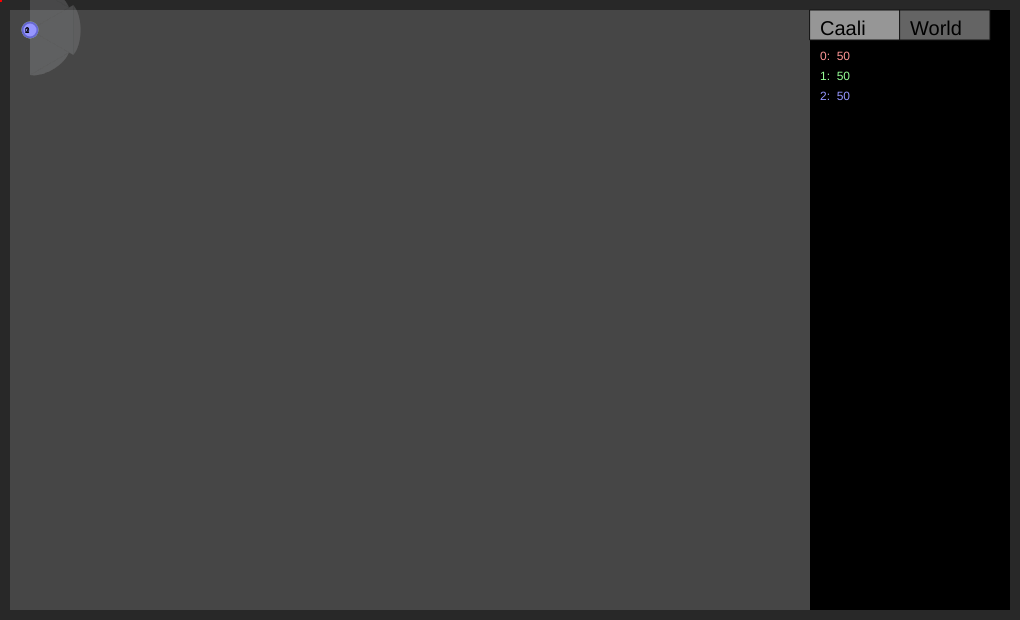
Frame 1 (no input)
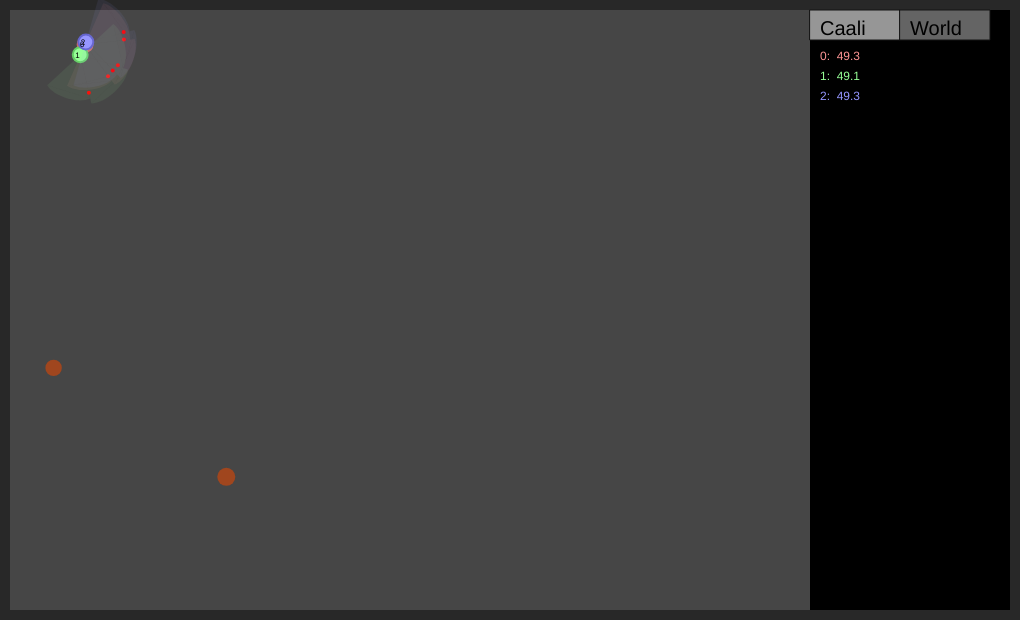
Frame 60 (no input)
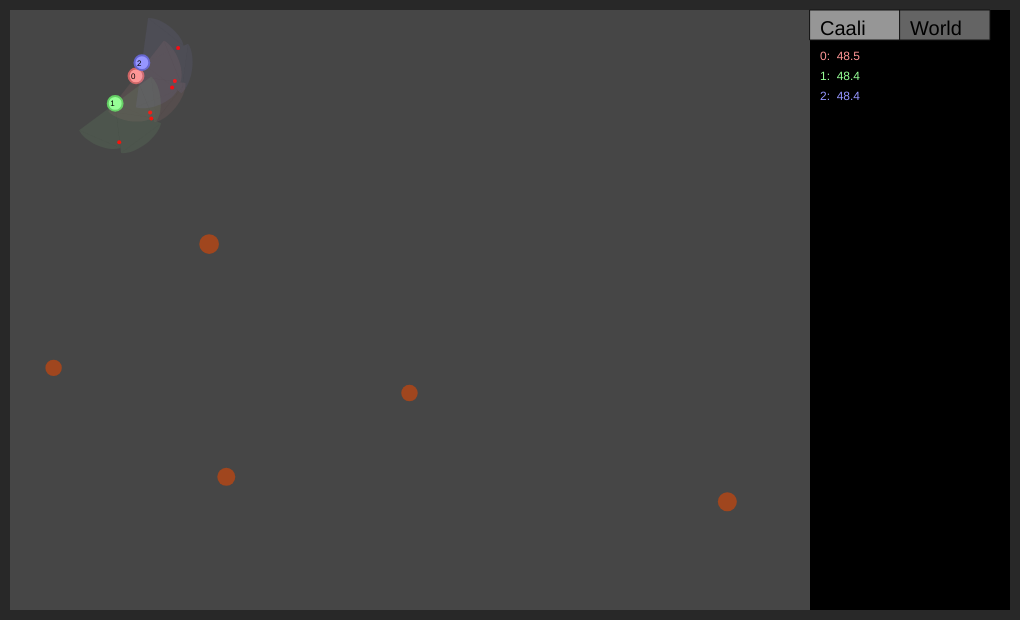
Frame 120 (the mouse pressed at the canvas centre since frame 60)

The p5.js sketch that drew these frames (run headless with seeded random() and noise() and a simulated clock; from frame 60 on, the mouse is pressed at the canvas centre):

// p5.js sketch
// ── sketch.js
var border = 10;
var width = 1000;
var height = 600;
var cubes = [];
var caali = [];
var foods = [];
var gridCellSizeBase = 60;
var foodGrid = [];
var foodGridEmpty = [];
var cubeCount = 0;
var nutrition = 0.2;
var foodCount = 60;
var passiveConsumption = 0.001;
var activeConsumption = 0.01;
var worldScale = 1;
var mutationFactor = 1;
var timescale = 1;
var foodRespawnRate = 0.05;
var i;
var j;
var k, time = 0, foodTimer = 0, menu, worldScalePrev, checkbox, drawStuff = true;
var selectedCaalis;
var menuMode = 1;   //menuMode 0 - inspect and control one selected caalis
                    //menuMode 1 - show all caalis's nutrient values/age/stuff
                    //menuMode 2 - access global variables nutr, timescale, foodcount etc.
var sliders = [];
function setup() {
    
    createCanvas(1000 + 2 * border, 600 + 2 * border);
    frameRate(60);
//    randomSeed(1234);
    sliders[0] = createSlider(0,3,0,0.1);
    sliders[0].position(810,70);
    sliders[0].style('width', '195px');
    sliders[0].style('visibility', 'hidden');
    sliders[1] = createSlider(0,2,0.2,0.05);
    sliders[1].position(810,120);
    sliders[1].style('width', '195px');
    sliders[1].style('visibility', 'hidden');
    sliders[2] = createSlider(0,40,1,0.1);
    sliders[2].position(810,170);
    sliders[2].style('width', '195px');
    sliders[2].style('visibility', 'hidden');
    sliders[3] = createSlider(0,100,60,1);
    sliders[3].position(810,220);
    sliders[3].style('width', '195px');
    sliders[3].style('visibility', 'hidden');
    sliders[4] = createSlider(0,0.5,0.05,0.01);
    sliders[4].position(810,270);
    sliders[4].style('width', '195px');
    sliders[4].style('visibility', 'hidden');
    sliders[5] = createSlider(0,0.01,0.001,0.0002);
    sliders[5].position(810,320);
    sliders[5].style('width', '195px');
    sliders[5].style('visibility', 'hidden');
    sliders[6] = createSlider(0,0.1,0.01,0.001);
    sliders[6].position(810,370);
    sliders[6].style('width', '195px');
    sliders[6].style('visibility', 'hidden');
    sliders[7] = createSlider(0,0.9,0,0.1);
    sliders[7].position(810,420);
    sliders[7].style('width', '195px');
    sliders[7].style('visibility', 'hidden');
    
    checkbox = createCheckbox('sim mode', false);
    checkbox.changed(myCheckedEvent);
//    cubes[0] = new Cube();
//    cubes[0].x = 60 + border;
//    cubes[0].y = 100 + border;
//    cubes[0].w = 20;
//    cubes[0].h = 200
//    cubes[1] = new Cube();
//    cubes[1].x = 150 + border;
//    cubes[1].y = 280 + border;
//    cubes[1].w = 300;
//    cubes[1].h = 20;
//    cubes[2] = new Cube();
//    cubes[2].x = 350 + border;
//    cubes[2].y = 200 + border;
//    cubes[2].w = 20;
//    cubes[2].h = 400
//    cubes[3] = new Cube();
//    cubes[3].x = 200 + border;
//    cubes[3].y = 500 + border;
//    cubes[3].w = 400;
//    cubes[3].h = 40;
    
    for (i=0; i<3; i++) {
        caali[i] = new Caalis();
    }
    caali[0].r = 255;
    caali[0].g = 150;
    caali[0].b = 150;
    caali[1].r = 150;
    caali[1].g = 255;
    caali[1].b = 150;
    caali[2].r = 150;
    caali[2].g = 150;
    caali[2].b = 255;
    
//    for (i = 0; i < foodCount; i++){
//        foods[i] = new Food();
//        foods[i].j = i;
//        foods[i].x = random(border + foods[i].size, 800 + border - foods[i].size);
//        foods[i].y = random(border + foods[i].size, 600 + border - foods[i].size);
//        foods[i].updateGrid();
//    }
    menu = new Menu();
    
    calculateFoodGrid();
}

function draw() {
    time += timescale;
    noStroke();
    background(70);
    fill(0);
    rect(800 + border, border, 200, 600);
    fill(40);
    rect(0, 0, 1000 + 2 * border,border);
    rect(0, 600+border,1000 + 2 * border, border);
    rect(0, border, border, 600);
    rect(1000 + border, border, border, 600);
    
//    for (i = 0; i < cubeCount; i++) {
//        cubes[i].draw();
//    }
//    
    
    while (time > 1) {
        foodTimer += foodRespawnRate;
        while (foodTimer > 1 && foods.length < foodCount) {
            var newFood = new Food();
            newFood.x = random(border + newFood.size, 800 + border - newFood.size);
            newFood.y = random(border + newFood.size, 600 + border - newFood.size);
            newFood.updateGrid();
            foods.push(newFood);
            foodTimer--;
        }
        
        for(var l = 0; l < foods.length; l++) {
            foods[l].j = l;
        }


        for (i = 0; i < caali.length; i++) {
            caali[i].see();
            caali[i].think();
            caali[i].update();
        }
        time--;
    }

    
   if(drawStuff) {
        for (i = 0; i < caali.length; i++) {
            caali[i].draw();
        }

        foods.forEach (function (food) {
            food.draw();
        });
       menu.draw();
   }
    mutationFactor = sliders[0].value();
            nutrition = sliders[1].value();
            timescale = Math.pow(sliders[2].value(), 2);
            foodCount = sliders[3].value() / worldScale / worldScale;
            foodRespawnRate = sliders[4].value() / worldScale / worldScale;
            passiveConsumption = sliders[5].value();
            activeConsumption = sliders[6].value();
            worldScale = 1 - sliders[7].value();

    if(worldScale != worldScalePrev) {
        calculateFoodGrid();
        for(var q = 0; q < foods.length; q++) {
            foods[q].updateGrid();
        }
    }
   
    worldScalePrev = worldScale;
}

function Caalis() {
    this.x = 30;
    this.y = 30;
    this.r = 255;
    this.g = 255;
    this.b = 255;
    this.generation = 0;
    this.rot = 0;
    this.speed = 1;
    this.rotspeed = 3;
    this.state = 0;
    this.randomturn = 0;
    this.stateDecay = 0;
    this.energy = 50;
    this.fovs = [];
    this.age = 0;
    this.col = 0;
    this.row = 0;
    
    this.randomTurnFactor = 0.3;
    this.sprintFactor = 2;
    this.sprintTurnFactor = 1;
    this.splitMass = 100;
    
    this.fovs[0] = new FOV(this);
    this.fovs[0].centerAngle = 0;
    this.fovs[0].width = 60;
    this.fovs[0].range = 50;
    
    this.fovs[1] = new FOV(this);
    this.fovs[1].centerAngle = 60;
    this.fovs[1].width = 60;
    this.fovs[1].range = 45;
    
    this.fovs[2] = new FOV(this);
    this.fovs[2].centerAngle = -60;
    this.fovs[2].width = 60;
    this.fovs[2].range = 45;
    
    this.eyes = [];
    this.eyes[0] = new Eye();
    this.eyes[0].offset = 40;
    this.eyes[0].rotoffset = 30;
    
    this.eyes[1] = new Eye();
    this.eyes[1].offset = 40;
    this.eyes[1].rotoffset = -30;
 
    this.think = function () {
        if (this.state == 0) {                                          //State 0: Standart wandering behaviour
            if (this.eyes[0].seeswall && !this.eyes[1].seeswall) {
                this.turn(-this.rotspeed);
                this.move(this.speed * 0.1 * worldScale);
                this.randomturn = random(-this.rotspeed*this.randomTurnFactor, 0);
            }
            else if (this.eyes[1].seeswall && !this.eyes[0].seeswall) {
                this.turn(this.rotspeed);
                this.move(this.speed * 0.1 * worldScale);
                this.randomturn = random(0, this.rotspeed*this.randomTurnFactor);
            }
            else if (this.eyes[0].seeswall && this.eyes[1].seeswall){
                if (random(-1,1) > 0) {
                    this.state = 1;
                }
                else {
                    this.state = 2;
                }
            }
            
            else if (this.fovs[1].foodCount > this.fovs[0].foodCount && this.fovs[1].foodCount > this.fovs[2].foodCount) {
                this.turn(this.rotspeed * this.sprintTurnFactor);
                this.randomturn = 0;
                this.move(this.speed*this.sprintFactor * worldScale);
//                this.state = 3;
//                this.stateDecay = 20;
            }
            else if (this.fovs[0].foodCount > this.fovs[1].foodCount && this.fovs[0].foodCount > this.fovs[2].foodCount) {
                this.randomturn = 0;
                this.move(this.speed * this.sprintFactor * worldScale);
//                this.state = 3;
//                this.stateDecay = 20;
            }
            else if (this.fovs[2].foodCount > this.fovs[0].foodCount && this.fovs[2].foodCount > this.fovs[1].foodCount) {
                this.turn(-this.rotspeed * this.sprintTurnFactor);
                this.randomturn = 0;
                this.move(this.speed * this.sprintFactor * worldScale);
//                this.state = 3;
//                this.stateDecay = 20;
            }
            
            else {
                this.move(this.speed * worldScale);
                if (random(0,1) < 0.01) {
                    this.randomturn = random (-this.rotspeed * this.randomTurnFactor, this.rotspeed * this.randomTurnFactor);
                }
                this.turn(this.randomturn);
            }
        }
        
        
        else if (this.state == 1) {                                 //State 1: Turn left until no wall seen
            if (this.eyes[0].seeswall || this.eyes[1].seeswall) {
                this.turn(this.rotspeed);
            }
            else {
                this.state = 0;
            }
        }
        
        
        else if (this.state == 2) {                                 //State 2: Turn right until no wall seen
            if (this.eyes[0].seeswall || this.eyes[1].seeswall) {
                this.turn(-this.rotspeed);
            }
            else {
                this.state = 0;
            }
        }
        
        
//        else if (this.state == 3) {                                 //State 3: Run for food until stateDecay==0
//            if (this.eyes[0].seesfood && !this.eyes[1].seesfood) {
//                this.turn(this.rotspeed);
//            }
//            else if (this.eyes[1].seesfood && !this.eyes[0].seesfood) {
//                this.turn(-this.rotspeed);
//            }
//            this.randomturn = 0;
//            this.move(this.speed*2);
//            this.stateDecay--;
//            if (this.stateDecay == 0 || this.eyes[0].seeswall || this.eyes[1].seeswall) {
//                this.state = 0;
//            }
//            
//        }
        
        else if (this.state == 4) {     
            this.stateDecay--;
            if (this.stateDecay == 0) {
                this.state = 0;
                this.split();
            }
        }
    }
    
    this.see = function () {
        for (k = 0; k < this.eyes.length; k++) {
            this.eyes[k].x = this.x + Math.cos(radians(this.rot + this.eyes[k].rotoffset)) * this.eyes[k].offset * worldScale;
            this.eyes[k].y = this.y + Math.sin(radians(this.rot + this.eyes[k].rotoffset)) * this.eyes[k].offset * worldScale;
            this.eyes[k].see();
        }
        for (k = 0; k < this.fovs.length; k++) {
            this.fovs[k].see();
        }
    }
    
    this.draw = function () {
        
        //fill(90, 220, 130);
        fill(this.r, this.g, this.b);
        stroke(this.r - 50, this.g - 50, this.b - 50);
        strokeWeight(2);
        ellipse(this.x, this.y, (this.energy + 100) / 10 * worldScale);
        noStroke();
        for (k = 0; k < this.eyes.length; k++) {
            fill(255, 0, 0);

            if (this.eyes[k].seeswall) {
                fill(0, 255, 0);
            }  
//            if (this.eyes[k].seesfood) {
//                fill(0, 0, 255);
//            }

            ellipse(this.eyes[k].x, this.eyes[k].y, 4 * worldScale);
        }
        for (k = 0; k < this.fovs.length; k++) {
            this.fovs[k].draw();
        }
    }
    
    this.move = function (spd) {
        this.x += Math.cos(radians(this.rot)) * spd;
        this.y += Math.sin(radians(this.rot)) * spd;
        this.energy-=Math.pow(Math.abs(spd), 1.1) * activeConsumption;
    }
    
    this.turn = function (rotspd) {
        this.rot += rotspd;
        this.energy-=Math.abs(rotspd) * activeConsumption / 2;
        if (this.rot >= 360) {
            this.rot -= 360;
        }
        else if (this.rot < 0) {
            this.rot += 360;
        }
    }
    
    this.update = function () {
        this.age += 1/60;
        this.col = floor(this.x / (gridCellSizeBase*worldScale));
        this.row = floor(this.y / (gridCellSizeBase*worldScale));
        //console.log(foodGrid);
        for(var q = -1; q <= 1; q++) {
            for(var w = -1; w <= 1; w++) {
                if(foodGrid[this.col+q] instanceof Array) {
                    for(var e = foodGrid[this.col+q][this.row+w].length-1; e >= 0; e--) {
                        var fd = foodGrid[this.col+q][this.row+w][e];
                        //console.log(fd);
                        if (distSq(this.x, this.y, fd.x, fd.y) < (fd.size*0.5*worldScale+ (this.energy + 100)* worldScale/20)*(fd.size*0.5*worldScale+ (this.energy + 100)* worldScale/20)) {
                            this.energy += fd.size * nutrition;
                            fd.respawn();  
                            for(var p = 0; p < foods.length; p++) {
                                foods[p].j = p;
                            }
                            //console.log("SPLICED", coll+q, roww+w, e);
                            foodGrid[this.col+q][this.row+w].splice(e,1);                                                //Food eating energy gain
                            if (this.energy > this.splitMass) {                              // Splitting behaviour
                                this.stateDecay = 60;
                                this.state = 4;
                            }
                        }
                    }
                }
            }
        }
        
//        
//        for (j = 0; j < foods.length; j++) {
//            if (distSq(this.x, this.y, foods[j].x, foods[j].y) < (foods[j].size*0.5*worldScale+ (this.energy + 100)* worldScale/20)*(foods[j].size*0.5*worldScale+ (this.energy + 100)* worldScale/20)) {
//                this.energy += foods[j].size * nutrition;
//                foods[j].respawn();                                 //Food eating energy gain
//                if (this.energy > this.splitMass) {                              // Splitting behaviour
//                    this.stateDecay = 60;
//                    this.state = 4;
//                }
//            }
//        }
        
        
        this.energy -= passiveConsumption;
        
        if (this.energy <= 0) {
            if (this == selectedCaalis && menuMode == 0) {
                menuMode = 1;
            }
            caali.splice(i, 1);
            if (i == caali.length && i != 0) {
                i--;
            }
        }
    }
    
    this.split = function () {
        this.child = new Caalis();
        this.child.energy = this.energy / 2;
        this.child.x = this.x;
        this.child.y = this.y;
        this.child.speed = this.speed + random(-0.1, 0.1) * mutationFactor;
        this.child.rotspeed = this.rotspeed + random(-0.1, 0.1) * mutationFactor;
        this.child.eyes[0].offset = this.eyes[0].offset + random(-1, 1) * mutationFactor;
        this.child.eyes[1].offset = this.eyes[1].offset + random(-1, 1) * mutationFactor;
        this.child.eyes[0].rotoffset = this.eyes[0].rotoffset + random(-2,2) * mutationFactor;
        this.child.eyes[1].rotoffset = this.eyes[1].rotoffset + random(-2,2) * mutationFactor;
        this.child.fovs[0].range = this.fovs[0].range + random(-1,1) * mutationFactor;
        this.child.fovs[0].centerAngle = this.fovs[0].centerAngle + random(-1, 1) * mutationFactor;
        this.child.fovs[0].width = this.fovs[0].width + random(-1, 1) * mutationFactor;
        this.child.fovs[1].range = this.fovs[1].range + random(-1,1) * mutationFactor;
        this.child.fovs[1].centerAngle = this.fovs[1].centerAngle + random(-1, 1) * mutationFactor;
        this.child.fovs[1].width = this.fovs[1].width + random(-1, 1) * mutationFactor;
        this.child.fovs[2].range = this.fovs[2].range + random(-1,1) * mutationFactor;
        this.child.fovs[2].centerAngle = this.fovs[2].centerAngle + random(-1, 1) * mutationFactor;
        this.child.fovs[2].width = this.fovs[2].width + random(-1, 1) * mutationFactor;
        this.child.r = Math.max(Math.min(this.r + random(-15,15) * mutationFactor, 255), 0);
        this.child.g = Math.max(Math.min(this.g + random(-15,15) * mutationFactor, 255), 0);
        this.child.b = Math.max(Math.min(this.b + random(-15,15) * mutationFactor, 255), 0);
        this.child.rot = this.rot + 180;
        this.child.randomTurnFactor = this.randomTurnFactor + random(-0.015, 0,015) * mutationFactor;
        this.child.sprintFactor = this.sprintFactor + random(-0.05, 0.05) * mutationFactor;
        this.child.sprintTurnFactor = this.sprintTurnFactor + random(-0.05, 0.05) * mutationFactor;
        this.child.splitMass = this.splitMass + random(-2, 2) * mutationFactor;
        this.child.generation = this.generation + 1;
        caali.push(this.child);
        this.energy /= 2;
    }
}

function Cube() {
    
    this.x = 200;
    this.y = 200;
    this.w = 100;
    this.h = 100;
    this.draw = function () {
        fill(200);
        rect(this.x - this.w / 2, this.y - this.h / 2, this.w, this.h);
    }
}

function Food() {
    this.x = 300;
    this.y = 350;
    this.j = 0;
    this.size = 16 + random(0, 4);
    
    this.draw = function () {
        fill(160, 70, 30);
        ellipse(this.x, this.y, this.size * worldScale);
    }
    
    this.respawn = function () {
//        this.x = random(border + this.size, 600 + border - this.size);
//        this.y = random(border + this.size, 600 + border - this.size);
        //console.log("FOOD NR ", this.j);
        foods.splice(this.j, 1);
    }
    
    this.updateGrid = function () {
        var coll = floor(this.x / (gridCellSizeBase*worldScale));
        var roww = floor(this.y / (gridCellSizeBase*worldScale));
        //console.log(coll, roww, foodGrid);
        foodGrid[coll][roww].push(this);
    }
}

function Eye() {
    this.x = 0;
    this.y = 0;
    this.offset = 10;
    this.rotoffset = 0;
    this.seeswall = false;
    this.seesfood = false;
    
    this.see = function () {
        
        this.seeswall = false;
        this.seesfood = false;
        for (j = 0; j < cubeCount; j++) {
            if (Math.abs(cubes[j].x - this.x) < cubes[j].w / 2 + 2 && Math.abs(cubes[j].y - this.y) < cubes[j].h / 2 + 2) {
                this.seeswall = true;
                break;
            }
        }
        
        
        if (!this.seeswall && (this.x < border + 2 || this.x > 800 + border - 2 || this.y < border + 2 || this.y > height - border - 2)) {
            this.seeswall = true;
        }
    }
}

function FOV(owner) {
    this.centerAngle = 0;
    this.range = 50;
    this.curviness = 1.1;
    this.width = 60;
    this.owner = owner;
    this.foodCount = 0;
    
    this.draw = function () {
        fill(this.owner.r, this.owner.g, this.owner.b, 20);
        noStroke();
        beginShape();
        //vertex(this.owner.x, this.owner.y);
        vertex(this.owner.x + Math.cos(radians(this.owner.rot + this.width / 2 + this.centerAngle)) * this.range * worldScale,
               this.owner.y + Math.sin(radians(this.owner.rot + this.width / 2 + this.centerAngle)) * this.range * worldScale);
        bezierVertex(this.owner.x + Math.cos(radians(this.owner.rot + this.width / 4 + this.centerAngle)) * this.range * worldScale * this.curviness,
                    this.owner.y + Math.sin(radians(this.owner.rot + this.width / 4 + this.centerAngle)) * this.range * worldScale * this.curviness,
                    this.owner.x + Math.cos(radians(this.owner.rot - this.width / 4 + this.centerAngle)) * this.range * worldScale * this.curviness,
                    this.owner.y + Math.sin(radians(this.owner.rot - this.width / 4 + this.centerAngle)) * this.range * worldScale * this.curviness,
                    this.owner.x + Math.cos(radians(this.owner.rot - this.width / 2 + this.centerAngle)) * this.range * worldScale,
                    this.owner.y + Math.sin(radians(this.owner.rot - this.width / 2 + this.centerAngle)) * this.range * worldScale);
        //vertex(this.owner.x, this.owner.y);
        endShape();
        triangle(this.owner.x, this.owner.y,
                this.owner.x + Math.cos(radians(this.owner.rot + this.width / 2 + this.centerAngle)) * this.range * worldScale,
                this.owner.y + Math.sin(radians(this.owner.rot + this.width / 2 + this.centerAngle)) * this.range * worldScale,
                this.owner.x + Math.cos(radians(this.owner.rot - this.width / 2 + this.centerAngle)) * this.range * worldScale,
                this.owner.y + Math.sin(radians(this.owner.rot - this.width / 2 + this.centerAngle)) * this.range * worldScale);
    }
    
//    this.see = function () {
//        this.foodCount = 0;
//        for (var kaqs = 0; kaqs < foods.length; kaqs++) {
//            if (distSq(this.owner.x, this.owner.y, foods[kaqs].x, foods[kaqs].y) <= this.range*this.range * worldScale*worldScale) {
//                var distVec = createVector(foods[kaqs].x - this.owner.x, foods[kaqs].y - this.owner.y);
//                if (angle_between(degrees(distVec.heading()),
//                                  this.owner.rot + this.centerAngle - this.width / 2,
//                                 this.owner.rot + this.centerAngle + this.width / 2)) {
//                    this.foodCount += foods[kaqs].size;
//                }
//            }
//        }
//    }
    
    this.see = function () {
        this.foodCount = 0;
        for(var q = -1; q <= 1; q++) {
            for(var w = -1; w <= 1; w++) {
                if(foodGrid[this.owner.col+q] instanceof Array && foodGrid[this.owner.col+q][this.owner.row+w] instanceof Array) {
                    for(var e = foodGrid[this.owner.col+q][this.owner.row+w].length-1; e >= 0; e--) {
                        var fd = foodGrid[this.owner.col+q][this.owner.row+w][e];
                        //console.log(fd);
                        if (distSq(this.owner.x, this.owner.y, fd.x, fd.y) <= this.range*this.range * worldScale*worldScale) {
                            var distVec = createVector(fd.x - this.owner.x, fd.y - this.owner.y);
                            if (angle_between(degrees(distVec.heading()),
                                this.owner.rot + this.centerAngle - this.width / 2,
                                this.owner.rot + this.centerAngle + this.width / 2)) {
                                this.foodCount += fd.size;
                            }
                        }
                    }
                }
            }
        }
    }
}
                    
function angle_between(n, a, b) {
	n = (360 + (n % 360)) % 360;
	a = (360 + a) % 360;
	b = (360 + b) % 360;

	if (a < b)
		return a <= n && n <= b;
	return a <= n || n <= b;
}

function mousePressed () {
    if(mouseX < 800) {
        for (var ctr = 0; ctr < caali.length; ctr++) {
            if(distSq(mouseX, mouseY, caali[ctr].x, caali[ctr].y) < (caali[ctr].energy + 100)*(caali[ctr].energy + 100)*worldScale/20 * worldScale/20) {
                selectedCaalis = caali[ctr];
                menuMode = 0;
                for (i = 0; i < sliders.length; i++) {
                    sliders[i].style('visibility', 'hidden');
                }
                break;
            }
            else if (menuMode == 0) {
                menuMode = 1;
            }
        }
    }
    else {
        menu.clicked();
    }
}

function calculateFoodGrid() {
    var cellSize = gridCellSizeBase * worldScale;
    var cols = floor(800 / cellSize)+1;
    var rows = floor(600 / cellSize)+1;
    foodGrid = [];
    for(var m = -1; m <= cols; m++) {
        foodGrid[m] = [];
        for(var n = -1; n <= rows; n++) {
            foodGrid[m][n] = [];
        }
    }
}

function myCheckedEvent() {
  if (this.checked()) {
    drawStuff = false;
  } else {
    drawStuff = true;
  }
}


function distSq(x1, y1, x2, y2) {
    return (x1-x2)*(x1-x2) + (y1-y2)*(y1-y2);
}
// ── menu.js
function Menu () {
    this.clicked = function () {
        if (mouseX > 810 && mouseX < 900 && mouseY > 10 && mouseY < 40) {
            menuMode = 1;
            for (i = 0; i < sliders.length; i++) {
                sliders[i].style('visibility', 'hidden');
            }
        }
        else if (mouseX > 900 && mouseX < 990 && mouseY > 10 && mouseY < 40) {
            menuMode = 2;
            for (i = 0; i < sliders.length; i++) {
                sliders[i].style('visibility', 'visible');
            }
        }
    }
    
    this.draw = function () {
        if(menuMode == 0 && drawStuff) {
            fill(255,0);
            stroke(255);
            strokeWeight(3);
            ellipse(selectedCaalis.x, selectedCaalis.y, (selectedCaalis.energy + 100) / 10 + 10);
            noStroke();
            fill(255);
            textSize(12);
            text("Energy: ", 820, 60);
            text(selectedCaalis.energy.toFixed(1) + " / " + selectedCaalis.splitMass.toFixed(1), 900, 60);
            text("Generation: ", 820, 80);
            text(selectedCaalis.generation, 900, 80);
            text("Lifetime: ", 820, 100);
            text(selectedCaalis.age.toFixed(0), 900, 100);
            text("Speed: ", 820, 120);
            text(selectedCaalis.speed.toFixed(2) + " / " + (selectedCaalis.speed * selectedCaalis.sprintFactor).toFixed(2), 900, 120);
        }
        else if (menuMode == 1 && drawStuff) {
            for (i = 0; i < caali.length; i++) {
                fill(caali[i].r, caali[i].g, caali[i].b);
                textSize(12);
                if (i < 27) {
                    text (i + ":  " + Math.round(caali[i].energy*10)/10, 820,60 + i * 20);
                }
                else if (i < 54) {
                    text (i + ":  " + Math.round(caali[i].energy*10)/10, 880,60 + (i%27) * 20);
                }
                else if (i < 81) {
                    text (i + ":  " + Math.round(caali[i].energy*10)/10, 940,60 + (i%27) * 20);
                }
                else{
                    break;
                }
            }
        }
        else if(menuMode == 2) {
            mutationFactor = sliders[0].value();
            nutrition = sliders[1].value();
            timescale = Math.pow(sliders[2].value(), 2);
            foodCount = sliders[3].value() / worldScale / worldScale;
            foodRespawnRate = sliders[4].value() / worldScale / worldScale;
            passiveConsumption = sliders[5].value();
            activeConsumption = sliders[6].value();
            worldScale = 1 - sliders[7].value();

            if(drawStuff) {
                textSize(14);
                noStroke();
                fill(255);

                text("Mutation factor: ", 820, 67);
                text(mutationFactor.toFixed(1), 970, 67);
                text("Nutrition factor: ", 820, 117);
                text(nutrition.toFixed(2), 970, 117);
                text("Timescale: ", 820, 167);
                text(timescale.toFixed(2), 970, 167);
                text("Max food count: ", 820, 227);
                text(foodCount, 970, 227);
                text("Food respawn rate: ", 820, 277);
                text(foodRespawnRate.toFixed(2), 970, 277);
                text("Passive consumption: ", 820, 327);
                text(passiveConsumption.toFixed(4), 970, 327);
                text("Active consumption: ", 820, 377);
                text(activeConsumption.toFixed(3), 970, 377);
                text("World scale: ", 820, 427);
                text(1/worldScale, 970, 427);
            }
        }
        if(drawStuff) {
                for (i = 0; i < caali.length; i++) {
                    fill(0);
                    textSize(8);
                    text (i, caali[i].x-5, caali[i].y+3);
        }
        }
        fill(100);
        if (menuMode == 0 || menuMode == 1) {
            fill(150);
        }
        stroke(20);
        strokeWeight(1);
        rect(810,10,90,30);
        fill(100);
        if (menuMode == 2) {
            fill(150);
        }
        rect(900,10,90,30);
        fill(0);
        noStroke();
        textSize(20);
        text("Caali", 820, 35);
        text("World", 910, 35);
    }
}
